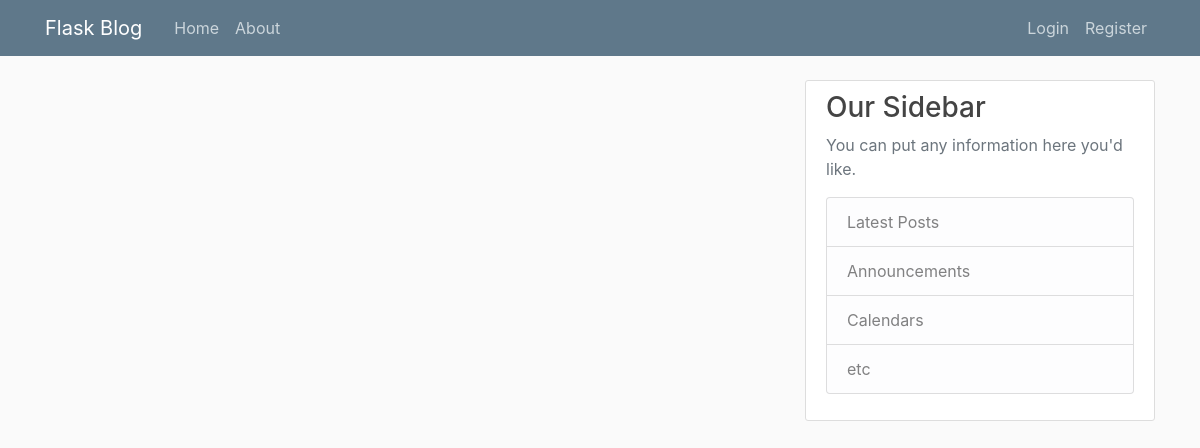
The app's page /home, older data.
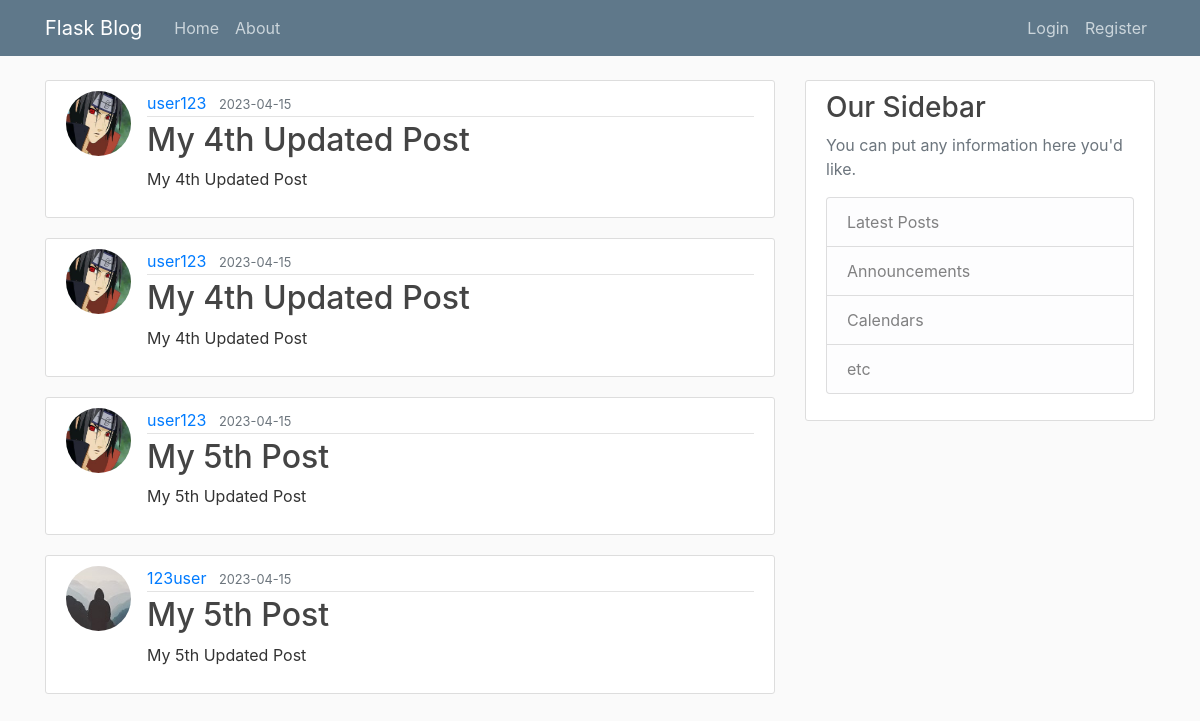
The same page, newer data.
### flaskblog/models.py (models this page shows, shortened)
class Post(db.Model):
    id = db.Column(db.Integer, primary_key=True)
    title = db.Column(db.String(100), nullable=False)
    date_posted = db.Column(db.DateTime(), nullable=False, default=datetime.utcnow)
    content = db.Column(db.Text, nullable=False)
    user_id = db.Column(db.Integer, db.ForeignKey('user.id'), nullable=False)

class User(db.Model, UserMixin):
    id = db.Column(db.Integer, primary_key=True)
    username = db.Column(db.String(20), unique=True, nullable=False)
    email = db.Column(db.String(120), unique=True, nullable=False)
    image_file = db.Column(db.String(20), nullable=False, default='default.jpg')
    password = db.Column(db.String(60), nullable=False)
    posts = db.relationship('Post', backref='author', lazy=True)

### flaskblog/routes.py (the view)
@app.route("/")
@app.route("/home")
def home():
    page = request.args.get('page', 1, type=int)
    posts = Post.query.order_by(Post.date_posted.desc()).paginate(page=page, per_page=4)
    return render_template('Home.html', posts=posts)

### flaskblog/templates/Home.html
{% extends "layout.html" %}
{% block content %}
    {% for post in posts %}
        <article class="media content-section">
            <img class='rounded-circle article-img' src="{{ url_for('static', filename='profile_pics/' + post.author.image_file) }}">
            <div class="media-body">
                <div class="article-metadata">
                    <a class="mr-2" href="#">{{ post.author.username }}</a>
                    <small class="text-muted">{{ post.date_posted.strftime('%Y-%m-%d') }}</small>
                </div>
                <h2><a class="article-title" href="{{ url_for('post', post_id=post.id)  }}">{{ post.title }}</a></h2>
                <p class="article-content">{{ post.content }}</p>
            </div>
        </article>
    {% endfor %}
{% endblock content %}

### flaskblog/templates/layout.html (shortened to what this page needs)
<!DOCTYPE html>
<html>
<head>
    <link rel="stylesheet" href="https://maxcdn.bootstrapcdn.com/bootstrap/4.0.0/css/bootstrap.min.css">
    <link rel="stylesheet" type="text/css" href="{{ url_for('static', filename='main.css') }}">
</head>
<body>
    <header class="site-header">
      <nav class="navbar navbar-expand-md navbar-dark bg-steel fixed-top">
        <div class="container">
          <a class="navbar-brand mr-4" href="/">Flask Blog</a>
          <div class="collapse navbar-collapse" id="navbarToggle">
            <div class="navbar-nav mr-auto">
              <a class="nav-item nav-link" href="{{ url_for('home') }}">Home</a>
              <a class="nav-item nav-link" href="{{ url_for('about') }}">About</a>
            </div>
            <div class="navbar-nav">
              {% if current_user.is_authenticated %}
                <a class="nav-item nav-link" href="{{ url_for('account') }}">Account</a>
                <a class="nav-item nav-link" href="{{ url_for('new_post') }}">New Post</a>
                <a class="nav-item nav-link" href="{{ url_for('logout') }}">Logout</a>
              {% else %}
                <a class="nav-item nav-link" href="{{ url_for('login') }}">Login</a>
                <a class="nav-item nav-link" href="{{ url_for('register') }}">Register</a>
              {% endif %}
            </div>
          </div>
        </div>
      </nav>
    </header>
    <main role="main" class="container">
      <div class="row">
        <div class="col-md-8">
          {% block content %}{% endblock %}
        </div>
        <div class="col-md-4">
          <div class="content-section">
            <h3>Our Sidebar</h3>
            <p class='text-muted'>You can put any information here you'd like.
              <ul class="list-group">
                <li class="list-group-item list-group-item-light">Latest Posts</li>
                <li class="list-group-item list-group-item-light">Announcements</li>
                <li class="list-group-item list-group-item-light">Calendars</li>
                <li class="list-group-item list-group-item-light">etc</li>
              </ul>
            </p>
          </div>
        </div>
      </div>
    </main>
</body>
</html>

### flaskblog/static/main.css (style rules this page uses)
body { background: #fafafa; color: #333333; margin-top: 5rem; }
h1, h2, h3, h4, h5, h6 { color: #444444; }
.bg-steel { background-color: #5f788a; }
.site-header .navbar-nav .nav-link { color: #cbd5db; }
.content-section { background: #ffffff; padding: 10px 20px; border: 1px solid #dddddd; border-radius: 3px; margin-bottom: 20px; }
.article-title { color: #444444; }
.article-content { white-space: pre-line; }
.article-img { height: 65px; width: 65px; margin-right: 16px; }
.article-metadata { padding-bottom: 1px; margin-bottom: 4px; border-bottom: 1px solid #e3e3e3 }

Row changes from the older to the newer data that the page shows:
added Post: image_file (picture), author.username "user123", date_posted "2023-04-15", title "My 4th Updated Post", content "My 4th Updated Post"
added Post: image_file (picture), author.username "user123", date_posted "2023-04-15", title "My 4th Updated Post", content "My 4th Updated Post"
added Post: image_file (picture), author.username "user123", date_posted "2023-04-15", title "My 5th Post", content "My 5th Updated Post"
added Post: image_file (placeholder picture), author.username "123user", date_posted "2023-04-15", title "My 5th Post", content "My 5th Updated Post"
